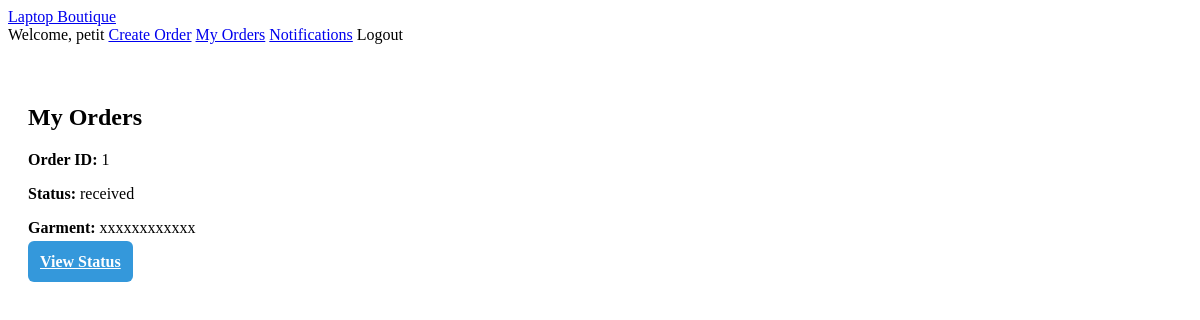
Screenshot of /orders/ (signed in) with the database file from the repository.
### orders/models.py (models this page shows, shortened)
class Order(models.Model):
    STATUS_CHOICES = [
        ('received', 'Received'),
        ('in_progress', 'In Progress'),
        ('ready', 'Ready'),
        ('completed', 'Completed'),
        ('delayed', 'Delayed'),
    ]
    customer_name = models.CharField(max_length=100)
    email = models.EmailField()
    garment_type = models.CharField(max_length=100)
    alteration_type = models.CharField(max_length=200)
    notes = models.TextField(blank=True)
    image = models.ImageField(upload_to='order_images/', blank=True, null=True)
    price_estimate = models.DecimalField(max_digits=8, decimal_places=2, null=True, blank=True)
    status = models.CharField(max_length=20, choices=STATUS_CHOICES, default='received')
    created_at = models.DateTimeField(auto_now_add=True)
    deadline = models.DateField(null=True, blank=True)

### orders/views.py (the view)
# urls.py: path("orders/", views.orders_list, name="orders"),   # ← COMMA ADDED
def orders_list(request):
    orders = Order.objects.all().order_by("-id")
    return render(request, "orders_list.html", {"orders": orders})

### orders/templates/orders_list.html
{% extends "base.html" %}
{% block content %}
<h2 style="margin-bottom: 20px;">My Orders</h2>
{% if orders %}
    {% for order in orders %}
        <div class="order-card">
            <p><strong>Order ID:</strong> {{ order.id }}</p>
            <p><strong>Status:</strong> {{ order.status }}</p>
            <p><strong>Garment:</strong> {{ order.garment_type }}</p>
            <a href="{% url 'order_status' order.id %}" class="btn">
                View Status
            </a>
        </div>
    {% endfor %}
{% else %}
    <p>You have no orders yet.</p>
{% endif %}
{% endblock %}

### orders/templates/base.html (shortened to what this page needs)
{% load static %}
<!DOCTYPE html>
<html lang="en">
<head>
 <link rel="stylesheet" href="{% static 'css/style.css' %}">
</head>
<body>
<nav class="navbar">
 <div class="nav-left">
   <a href="/">Laptop Boutique</a>
 </div>
 <div class="nav-right">
   {% if user.is_authenticated %}
     <span>Welcome, {{ user.username }}</span>
     <a href="/create-order/">Create Order</a>
     <a href="/orders/">My Orders</a>
     <a href="/notifications/">Notifications</a>
     <form method="post" action="{% url 'logout' %}" class="logout-form">
       <button type="submit" class="logout-link">Logout</button>
     </form>
   {% else %}
     <a href="/accounts/login/">Login</a>
     <a href="/register/">Register</a>
   {% endif %}
 </div>
</nav>
<main style="padding: 40px 20px;">
 {% block content %}{% endblock %}
</main>
</body>
</html>

### orders/static/css/style.css (style rules this page uses)
.btn { width: 100%; padding: 12px; background: #3498db; color: white; border: none; border-radius: 6px; font-size: 1rem; font-weight: bold; cursor: pointer; }
.logout-form { display: inline; }
.logout-link { background: none; border: none; color: inherit; font: inherit; cursor: pointer; padding: 0; margin: 0; text-decoration: none; }

### rows the page displays
Order: id "1", status "received", garment_type "xxxxxxxxxxxx"

### other values shown
{{ user.username }} "petit"
